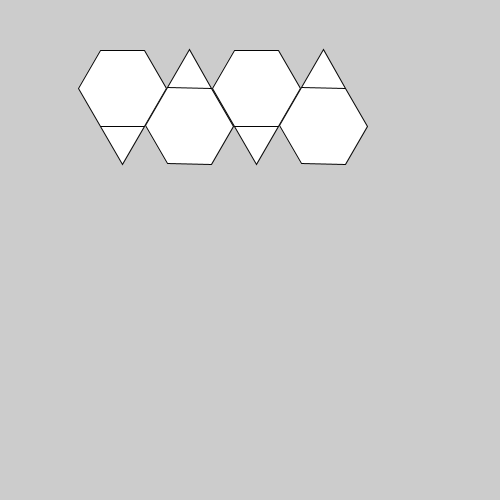
Frame 1 (no input)
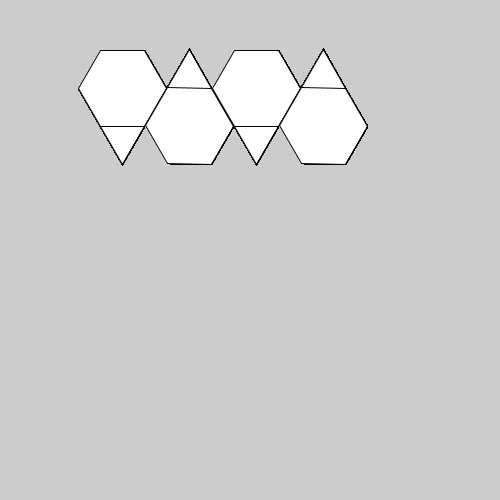
Frame 60 (the mouse pressed at the canvas centre just before this capture)
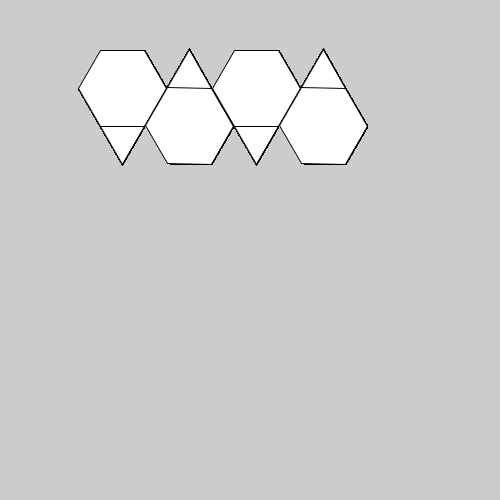
Frame 120 (the mouse held since frame 60 and released just before this capture)

The Processing sketch that drew these frames (run headless with seeded random() and noise(); from frame 60 on, the mouse is pressed at the canvas centre):

// Processing sketch: Exercise23_02
// ── Exercise23_02.pde
PShape s; // the hexagon triangle dynamic duo

void setup() {
  size(500, 500);
  s = createShape();
  s.beginShape();
  s.stroke(5);
  s.vertex(0, 76);
  s.vertex(-22, 38);
  s.vertex(0, 0);
  s.vertex(44, 0);
  s.vertex(66, 38);
  s.vertex(44, 76);
  s.vertex(22, 114);
  s.vertex(0, 76);
  s.vertex(44, 76);
  s.endShape(CLOSE);
}

void draw() {
  shape(s, 100, 50); // first shape
  shape(s, 234, 50); // third shape
  
  pushMatrix(); // second shape
  translate(211, 164);
  rotate(PI);
  shape(s, 0, 0);
  popMatrix();
  
  pushMatrix(); // fourth shape
  translate(345, 164);
  rotate(PI);
  shape(s, 0, 0);
  popMatrix();
}
